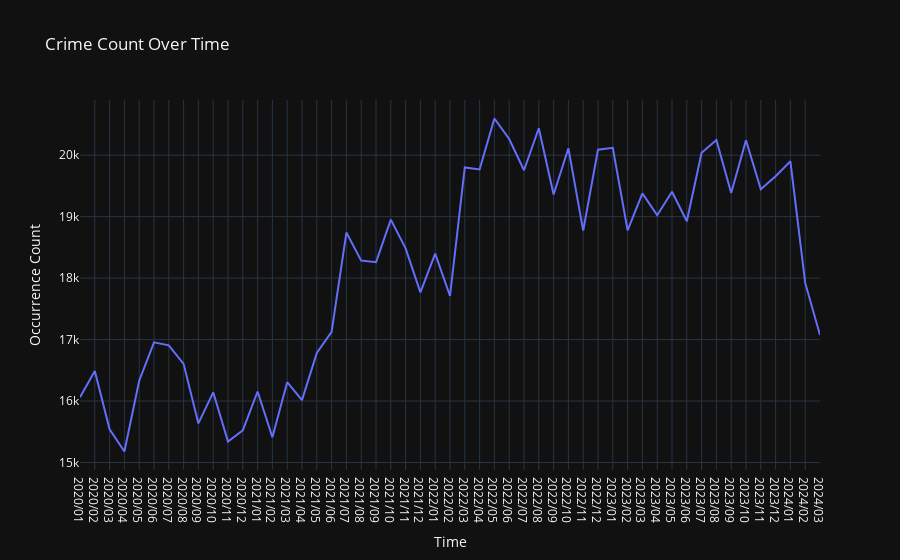

This figure's notebook cell:
### Code cell
fig=px.line(desc_count,x='Time',y='Occurrence Count',title='Crime Count Over Time')
fig.show()

### Figure 1 — Plotly figure (JSON) as saved in the notebook; plotly's stock layout.template omitted (floating-point values rounded to 4 significant figures)
{"data": [{"hovertemplate": "Time=%{x}<br>Occurrence Count=%{y}<extra></extra>", "legendgroup": "", "line": {"color": "#636efa", "dash": "solid"}, "marker": {"symbol": "circle"}, "mode": "lines", "name": "", "orientation": "v", "showlegend": false, "x": ["2020/01", "2020/02", "2020/03", "2020/04", "2020/05", "2020/06", "2020/07", "2020/08", "2020/09", "2020/10", "2020/11", "2020/12", "2021/01", "2021/02", "2021/03", "2021/04", "2021/05", "2021/06", "2021/07", "2021/08", "2021/09", "2021/10", "2021/11", "2021/12", "2022/01", "2022/02", "2022/03", "2022/04", "2022/05", "2022/06", "2022/07", "2022/08", "2022/09", "2022/10", "2022/11", "2022/12", "2023/01", "2023/02", "2023/03", "2023/04", "2023/05", "2023/06", "2023/07", "2023/08", "2023/09", "2023/10", "2023/11", "2023/12", "2024/01", "2024/02", "2024/03"], "xaxis": "x", "y": [16060, 16490, 15539, 15179, 16331, 16955, 16907, 16605, 15636, 16142, 15342, 15522, 16155, 15411, 16306, 16015, 16784, 17125, 18741, 18285, 18258, 18952, 18485, 17767, 18399, 17709, 19801, 19768, 20597, 20263, 19755, 20438, 19361, 20112, 18772, 20090, 20120, 18777, 19378, 19023, 19404, 18926, 20039, 20246, 19385, 20243, 19445, 19658, 19901, 17922, 17073], "yaxis": "y", "type": "scatter"}], "layout": {"xaxis": {"anchor": "y", "domain": [0.0, 1.0], "title": {"text": "Time"}}, "yaxis": {"anchor": "x", "domain": [0.0, 1.0], "title": {"text": "Occurrence Count"}}, "legend": {"tracegroupgap": 0}, "title": {"text": "Crime Count Over Time"}}}
